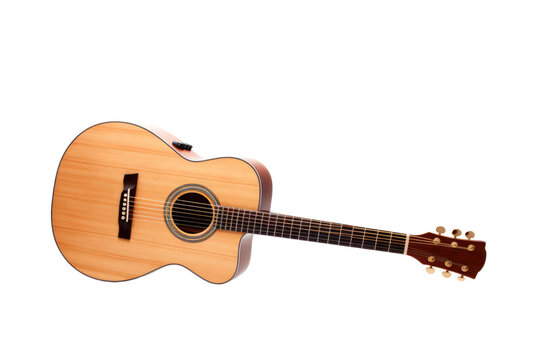
#> input picture original_image.png, 540 x 360 px
$ python main.py
#> lines starting #> are read from the running program, lines starting #| are printed output that depends on the picture; after the words box and inside, x2 and y2 are one past the last pixel; in counts of white or black regions, pixels touching at a corner belong together
### image_utils.py
from PIL import Image
import numpy as np
from scipy.signal import convolve2d

def load_image(path):
    # טעינת התמונה והפיכתה למערך נומפאי
    img = Image.open(path)
    return np.array(img)

def edge_detection(image):
    # המרה לגרייסקייל אם זה עדיין צבעוני
    if image.ndim == 3:
        gray_image = np.mean(image, axis=2)
    else:
        gray_image = image

    # פילטרים (Kernels) לזיהוי קצוות
    kernelY = np.array([[ 1,  2,  1], [ 0,  0,  0], [-1, -2, -1]])
    kernelX = np.array([[-1,  0,  1], [-2,  0,  2], [-1,  0,  1]])

    # ביצוע הקונבולוציה
    edgeY = convolve2d(gray_image, kernelY, mode='same', boundary='fill', fillvalue=0)
    edgeX = convolve2d(gray_image, kernelX, mode='same', boundary='fill', fillvalue=0)

    # חישוב עוצמת הקצוות
    edgeMAG = np.sqrt(edgeX**2 + edgeY**2)
    return edgeMAG

### main.py
import numpy as np
from PIL import Image
from image_utils import load_image, edge_detection
from skimage.filters import median
from skimage.morphology import disk

def main():
    # שם הקובץ בדיוק כפי שמופיע בתיקייה שלך
    path = 'original_image.png'

    # טעינה
    image = load_image(path)
#> in load_image, img is the input picture: PIL image 540x360 RGB; mean R, G, B 242.8, 232.7, 225.1

    # בדיקת תקינות - זה ימנע את השגיאה שקיבלת
    if image is None:
        print("Error: Could not find or load the image!")
        return

    # 1. המרה לגרייסקייל
    if image.ndim == 3:
        gray = np.mean(image, axis=2)
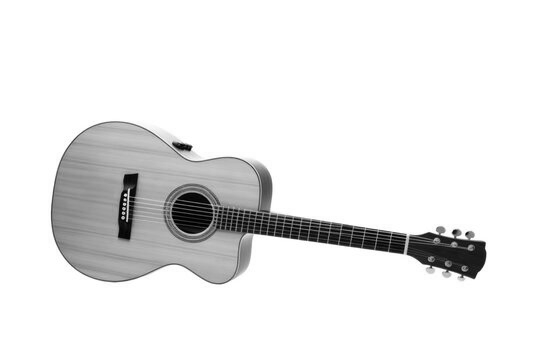
#> gray: shape (360, 540) float64; min 0, max 255, mean 233.5
    else:
        gray = image

    # 2. ניקוי רעשים (שימוש ב-disk עבור תמונה דו-מימדית)
    clean = median(gray.astype(np.uint8), disk(3))
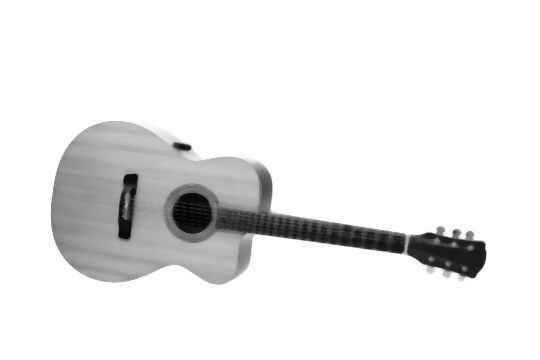
#> clean: shape (360, 540); min 3, max 255, mean 233.6

    # 3. זיהוי קצוות
    edges = edge_detection(clean)
#> in edge_detection, `edgeY = convolve2d(gray_image, kernelY, mode='same', boundary='fill', ..`:
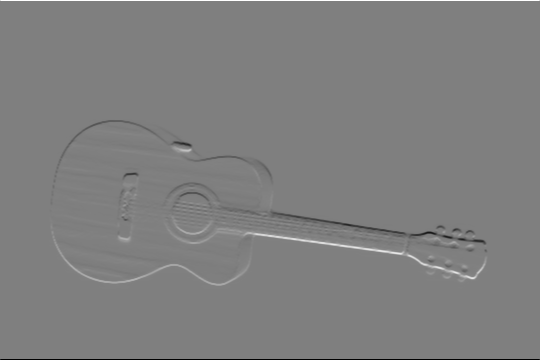
#> edgeY: shape (360, 540) int64; min -1020, max 1020, mean 0; drawn with min black and max white
#> in edge_detection, `edgeX = convolve2d(gray_image, kernelX, mode='same', boundary='fill', ..`:
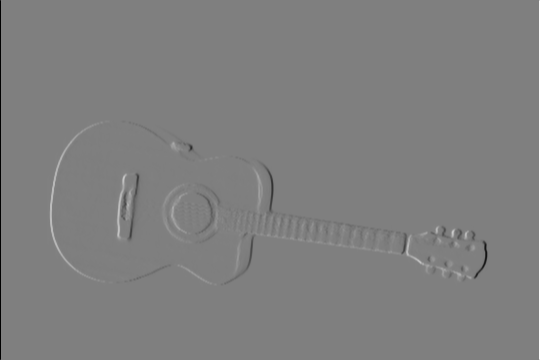
#> edgeX: shape (360, 540) int64; min -1020, max 1020, mean 0; drawn with min black and max white
#> in edge_detection, `edgeMAG = np.sqrt(edgeX**2 + edgeY**2)`:
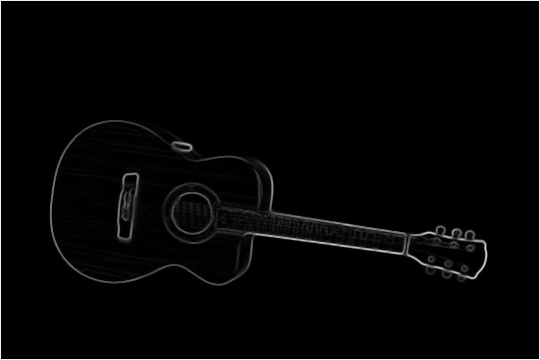
#> edgeMAG: shape (360, 540) float64; min 0, max 1081.9, mean 22.3; drawn with min black and max white

    # 4. בינאריזציה (Threshold) - בתמונה החדשה הרקע לבן, נסי 50
    edge_binary = edges > 50
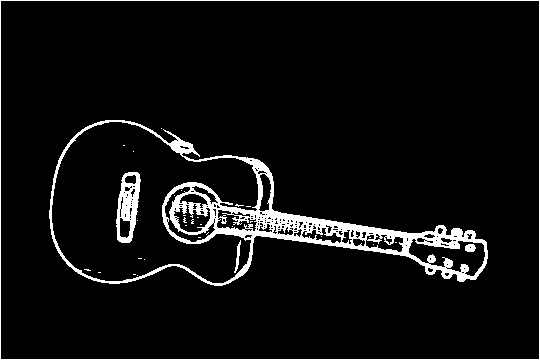
#> edge_binary: shape (360, 540) bool; 6.2% white; 33 white regions (28 under 20 px), largest, box (x1, y1, x2, y2) and area: (49, 120, 488, 286) 8938, (0, 0, 540, 360) 1796, (116, 172, 141, 243) 974, (234, 240, 241, 273) 84, (465, 244, 476, 252) 73

    # 5. שמירה
    result = Image.fromarray((edge_binary * 255).astype(np.uint8))
    result.save('my_edges.png')
    print("Success! File 'my_edges.png' created.")

if __name__ == "__main__":
    main()
